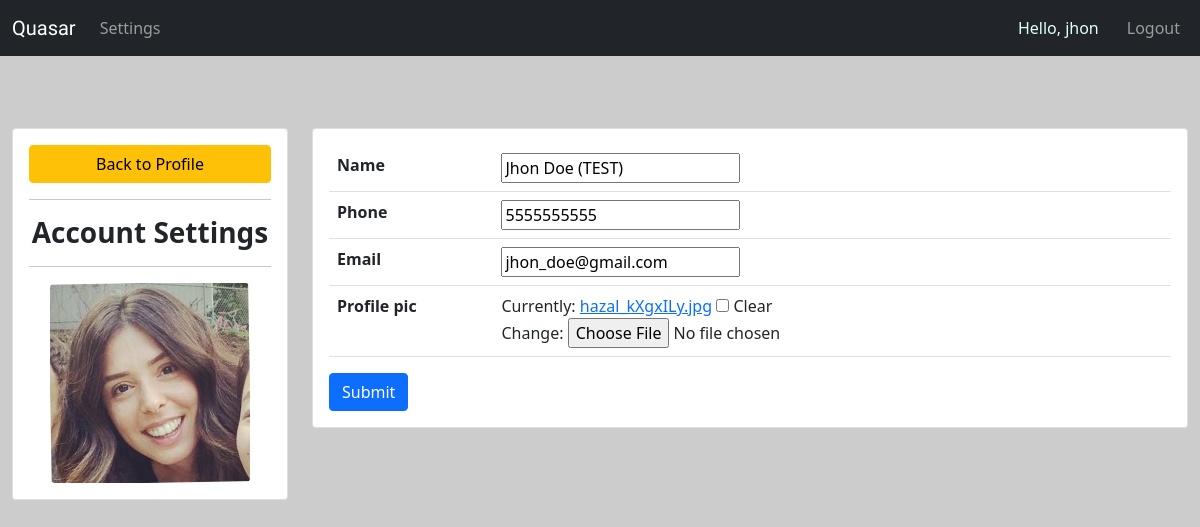
Screenshot of /account/ (signed in) with the database file from the repository.
### accounts/models.py (models this page shows, shortened)
class Customer(models.Model):
    user = models.OneToOneField(User, null=True, blank=True, on_delete=models.CASCADE)
    name = models.CharField(max_length=200, null=True)
    phone = models.CharField(max_length=200, null=True)
    email = models.CharField(max_length=200, null=True)
    profile_pic = models.ImageField(default="profile.webp", null=True, blank=True)
    date_created = models.DateTimeField(auto_now_add=True, null=True)

### accounts/decorators.py (the view)
        def wrapper_func(request, *args, **kwargs):
            group = None
            if request.user.groups.exists():
                group = request.user.groups.all()[0].name
            if group in allowed_roles:
                return view_func(request, *args, **kwargs)
            else:
                return HttpResponse('You are not authorized to view this page')

### accounts/forms.py
class CustomerForm(ModelForm):
    class Meta:
        model = Customer
        fields = '__all__'
        exclude = ['user']

### accounts/views.py (called while the page is built)
@login_required(login_url='accounts:login')
@allowed_users(allowed_roles=['customer'])
def accountSettings(request):
    customer = request.user.customer
    form = CustomerForm(instance=customer)
    if request.method == "POST":
        form = CustomerForm(request.POST, request.FILES, instance=customer)
        if form.is_valid():
            form.save()
    context={'form':form}
    return render(request, 'accounts/account_settings.html', context )

### accounts/templates/accounts/account_settings.html (shortened to what this page needs)
{% extends 'accounts/main.html' %}
{% block body %}
<br>
<div class="container-fluid">
<div class="row">
<div class="col-md-3">
    <div class="card" >
      <div class="card-body text-center">
        <a class="btn btn-warning d-grid gap-2" href="{% url 'accounts:home' %}">
          Back to Profile</a>
        <hr>
        <h3><b>Account Settings</b></h3>
        <hr>
        <img class="img-fluid rounded-3"
        src="{{request.user.customer.profile_pic.url}}"
        alt="profile picture">
      </div>
    </div>
</div>
<div class="col-md-9">
    <div class="card" >
      <div class="card-body">
        <form method="POST" action="" enctype="multipart/form-data">
            <table class="table">
              <tbody>
                  {% for field in form %}
                <tr>
                  <th>{{field.label}}</th>
                  <td>{{field}}</td>
                </tr>
                {% endfor %}
              </tbody>
            </table>
          <input class="btn btn-primary" type="submit" value="Submit"
                                          name="Update Information">
        </form>
      </div>
    </div>
</div>
</div>
</div>
{% endblock %}

### accounts/templates/accounts/navbar.html (shortened to what this page needs)
<nav class="navbar navbar-expand-lg navbar-dark bg-dark">
  <div class="container-fluid">
    <a class="navbar-brand" href="{% url 'accounts:home'%}">Quasar</a>
    <div class="collapse navbar-collapse" id="navbarNav">
      <ul class="navbar-nav">
        {% if request.user.is_staff %}
        <li class="nav-item">
          <a class="nav-link active" href="{% url 'accounts:home' %}">Dashboard</a>
        </li>
        <li class="nav-item">
          <a class="nav-link" href="{% url 'accounts:products' %}">Products</a>
        </li>
        {% else %}
        <li class="nav-item">
          <a class="nav-link" href="{% url 'accounts:account' %}">Settings</a>
        </li>
        {% endif %}
      </ul>
      <ul class="navbar-nav ms-auto">
        <span class="navbar-text" style="color:lightcyan; margin-right:20px">
          Hello, {{request.user}}</span>
        <li class="nav-item">
          <a class="nav-link" href="{% url 'accounts:logout' %}">Logout</a>
        </li>
      </ul>
    </div>
  </div>
</nav>

### static/css/main.css (style rules this page uses)
.navbar-brand { font-family: "Potta One", courier; }
body { background-color: #CCCCCC; background-image: url("https://rismedia.com/wp-content/uploads/2018/12/stock_market_509614932-1080x627.jpg"); background-repeat: no-repeat; background-size: cover; }

### rows the page displays
Customer: form "Jhon Doe (TEST)" "5555555555" "jhon_doe@gmail.com"

### other values shown
{{ request.user }} "jhon"
{{ field.label }} "Name" "Phone" "Email" "Profile pic"
